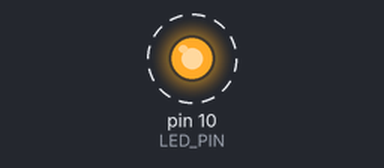
Recording of a sketch running on a simulated Arduino Uno, built with avr-gcc and run on an emulated ATmega328P. Parts: output pins drawn as LEDs (lit = HIGH). Dashed ring = blinking. What the sketch prints to the serial monitor is not drawn.

Above: at 0.5 s.
Timing chart, 0 to 4.6 s (numbered marks = the images above):
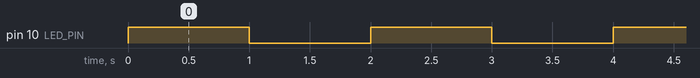

Measured:
- by itself, pin 10 (LED_PIN): alternates HIGH for 1.0 s and LOW for 1.0 s

The sketch:

blinking-LED.ino
```cpp
/**
 * Basic LED blinking demo
 *
 * We use `sprintf` to format our output content, that's why we need to import the `<stdio.h>`
 * (standard IO header file). And `sprintf` use a `char array, and you need to make sure that
 * char array is bigger enough to hold all the content!!!
 *
 * Here is the link for all the format string we can use in `sprintf`:
 *
 * https://arduinobasics.blogspot.com/2019/05/sprintf-function.html
 */
 #include <stdio.h>

const uint8_t LED_PIN = 10;
const uint16_t LDE_BLINKING_DELAY = 1000;
const char message[100];


void setup() {
  Serial.begin(9600);
  pinMode(LED_PIN, OUTPUT);
  sprintf (message, "LED PIN %d set to 'OUTPUT' mode.", LED_PIN);
  Serial.println(message);
}

void loop() {
  digitalWrite(LED_PIN, HIGH);
  delay(LDE_BLINKING_DELAY);
  digitalWrite(LED_PIN, LOW);
  delay(LDE_BLINKING_DELAY);

  sprintf(message, "Finish one round blinking");
  Serial.println(message);
}
```
